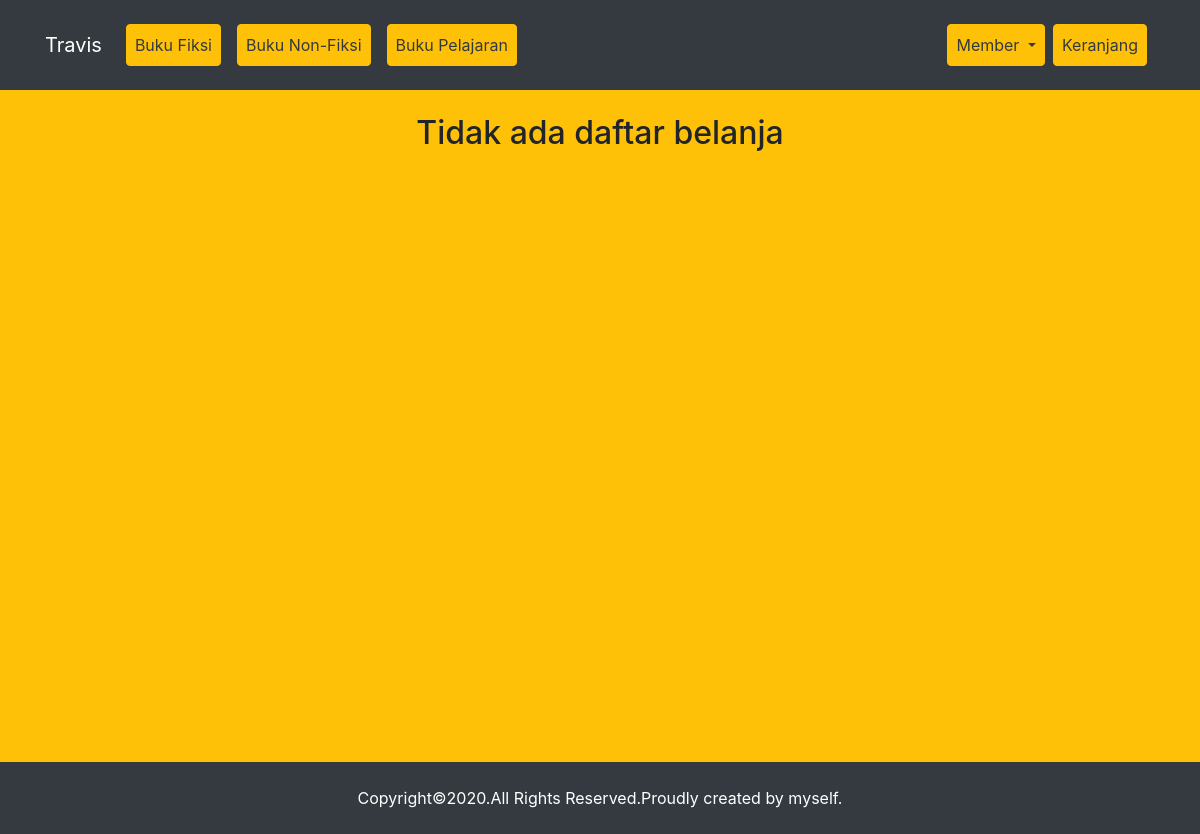
/cart.php (signed in), run on an earlier commit of the app's database.
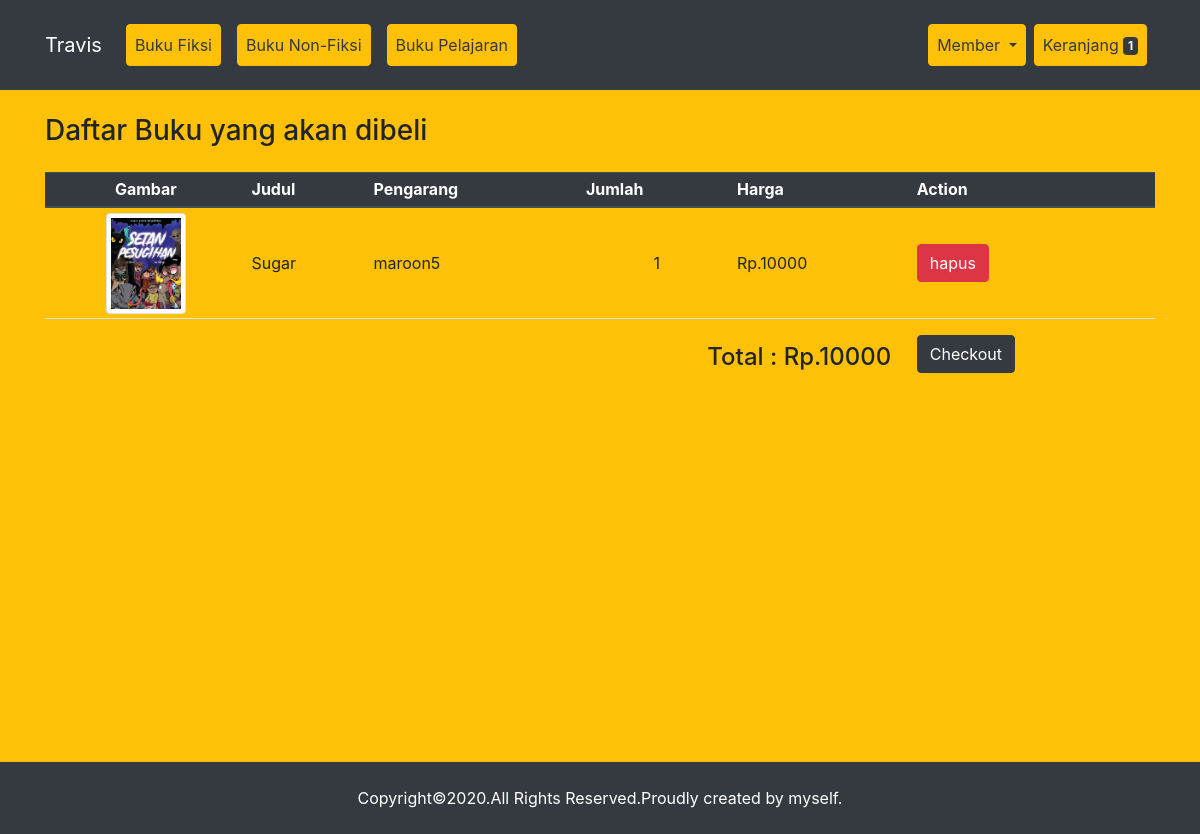
And on a later commit of the database.
### tables this page shows
CREATE TABLE `cart` (
  `id_pesan` int(11) NOT NULL,
  `id_user` varchar(15) NOT NULL,
  `id_buku` varchar(15) NOT NULL,
  `jumlah` varchar(15) NOT NULL DEFAULT '1'
);

CREATE TABLE `books` (
  `id` int(11) NOT NULL,
  `kode` varchar(12) NOT NULL,
  `judul` varchar(255) NOT NULL,
  `pengarang` varchar(255) NOT NULL,
  `penerbit` varchar(255) NOT NULL,
  `tipe` varchar(255) NOT NULL,
  `harga` int(20) NOT NULL,
  `gambar` varchar(255) NOT NULL
);

### function.php (called while the page is built, shortened)
<?php
$host = 'localhost';
$user_db = 'root';
$pass_db = '';
$db = 'juna';
$con = mysqli_connect($host,$user_db,$pass_db,$db);
function query($query){
    global $con;
    $rows = [];
    $hasil = mysqli_query($con, $query);
    while ($row = mysqli_fetch_assoc($hasil)) {
        $rows[] = $row;
    };
    return $rows;
}
?>

### cart.php (the view, shortened to what this page needs)
<?php
include('function.php');
include('templates/lil-function.php');
$idses = $_SESSION['data'];
$cart = query("SELECT * FROM cart JOIN books ON cart.id_buku =  books.id WHERE cart.id_user = '$idses'");
include('templates/header.php');
?>
<section class="bg-warning">
    <div class="container py-4">
        <?php
        $total = 0;
        if (!empty($cart)) : ?>
        <h3 class="mb-4">Daftar Buku yang akan dibeli</h3>
        <table class="table table-sm">
            <thead class="thead-dark">
                <tr>
                    <th scope="col"  class="text-center">Gambar</th>
                    <th scope="col">Judul</th>
                    <th scope="col">Pengarang</th>
                    <th scope="col">Jumlah</th>
                    <th scope="col">Harga</th>
                    <th scope="col">Action</th>
                </tr>
            </thead>
            <tbody>
                <?php foreach ($cart as $c) : ?>
                    <tr>
                        <td align="center"><img class="img-thumbnail" width="80px" src="assets/img/books/<?= $c['gambar'] ?>" alt="">
                        </td>
                        <td class="align-middle"><?= $c['judul']; ?></td>
                        <td class="align-middle"><?= $c['pengarang']; ?></td>
                        <td class="align-middle" align="center"><?= $c['jumlah']; ?></td>
                        <td class="align-middle">Rp.<?= $c['harga']; ?></td>
                        <td class="align-middle"><a href="?id_del=<?= $c['id_pesan']; ?>" class="btn btn-danger">hapus</a></td>
                    </tr>
                <?php $total += $c['harga'] * $c['jumlah'] ?>
                <?php endforeach ?>
            </tbody>
            <tfoot>
                <tr>
                    <td colspan="5" class="pt-4 align-middle text-right"><h4 class="mr-3">Total : Rp.<?= $total; ?></h4></td>
                    <td class="pt-3" ><button class=" btn btn-dark">Checkout</button></td>
                </tr>
            </tfoot>
        </table>
        <?php else : ?>
            <h2 class="text-center">Tidak ada daftar belanja</h2>
        <?php endif ?>
</section>
<?php include('templates/footer.php') ?>

### templates/lil-function.php (shortened to what this page needs)
<?php
if (isset($_SESSION['data'])) {
    $id = $_SESSION['data'];
     $row = mysqli_fetch_assoc(mysqli_query($con,"SELECT * FROM users WHERE id='$id'")) ;
    if ($row['role'] == 1) {
        $admin = true;
        $tambah = "<button type='button' class='btn btn-dark btn-lg mb-3' data-toggle='modal' data-target='#modalTambah'>Tambah Data Buku</button>";
        $button = '<li class="nav-item px-2">
                        <a class="nav-link btn btn-warning text-dark" href="users.php">Users List</a>
                    </li>';
    } else {
        $query = "SELECT * FROM cart JOIN books ON cart.id_buku =  books.id WHERE cart.id_user = '$id'";
        $badge = mysqli_num_rows(mysqli_query($con,$query));
        if ($badge == 0) {
            $badge = '';
        };
        $button = "<li class='nav-item px-2'>
                        <a class='nav-link btn btn-warning text-dark' href='cart.php'>Keranjang <span class='badge badge-dark'>$badge</span></a>
                    </li>";
    }
}
?>

What changed in the data, as far as the page shows it:
added cart: books.gambar (picture), books.judul "Sugar", books.pengarang "maroon5", jumlah "1", books.harga "10000"
Also different on the page:
$badge: (not shown) → "1"
$total: (not shown) → "10000"
text no longer shown: "Tidak ada daftar belanja"
text now shown: "Daftar Buku yang akan dibeli Gambar Judul Pengarang Jumlah Harga Action Total : Rp. Checkout"
